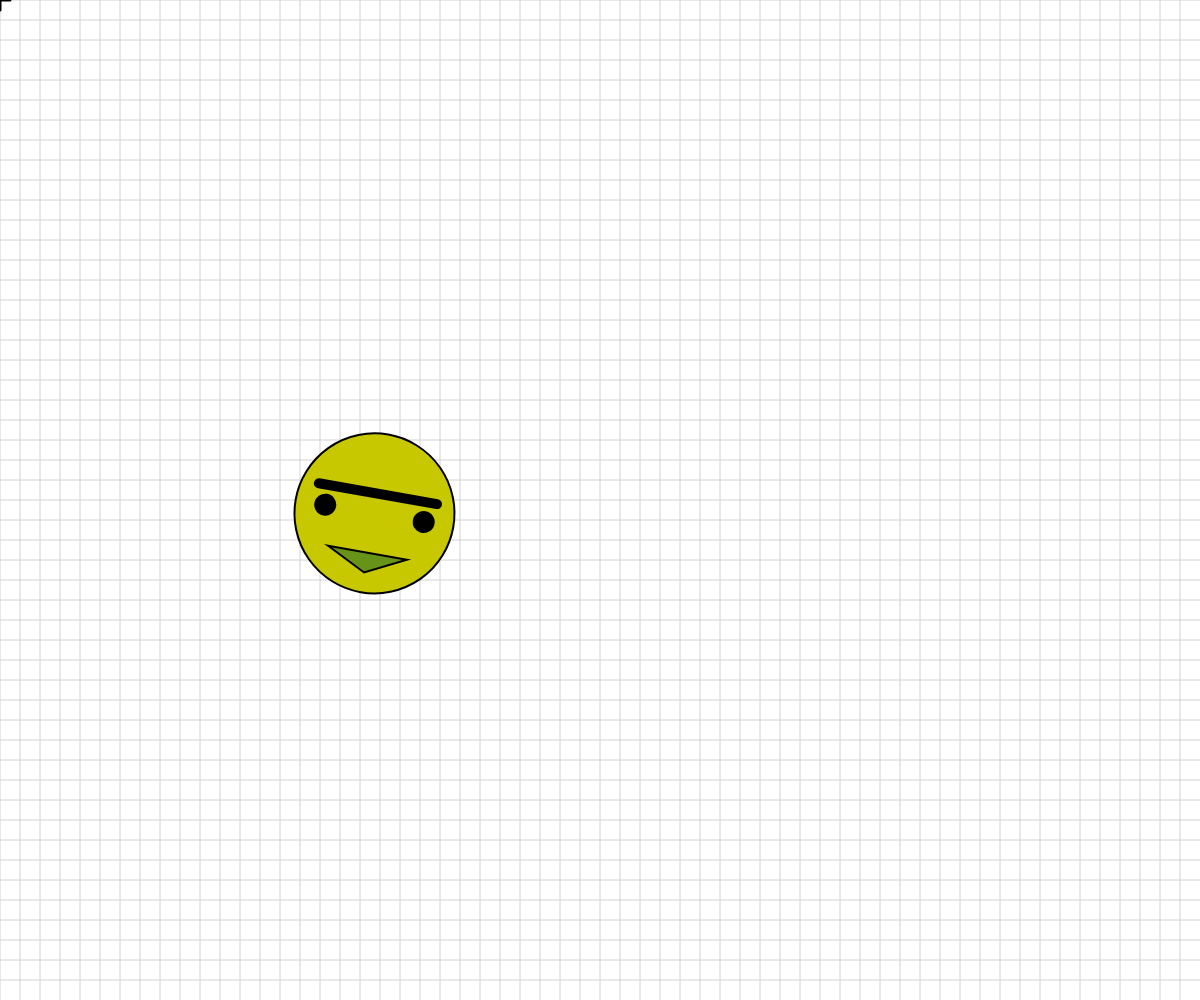
Frame 1 (no input)
Frame 60 (no input): identical to frame 1, image omitted
Frame 120 (the mouse pressed at the canvas centre since frame 60): identical to frame 1, image omitted

The p5.js sketch that drew this single still picture (run headless with seeded random() and noise() and a simulated clock; from frame 60 on, the mouse is pressed at the canvas centre):

// p5.js sketch
// ── sketch.js
//Transformations Demo
//Vlad Atamanchuk
//Oct 23, 2023
//



// Basic Transformations Sandbox


let originalSpacing = 20;


function setup() {
  createCanvas(windowWidth, windowHeight);
}

function draw() {
  background(255);
  drawBasicGrid(210);


  //transformation one: TRANSLATION
  // push();   //creates a copy of the current coordinates
  // translate(100,100); //moves the origin 
  // drawBasicGrid(100);
  // rectangleRed(0,0);
  // pop();  //discard coordinate system return to previous.
 
  // rectangleBlue(0,0);
  //add push()  pop()

  


  //transformation two: SCALE
  // rectMode(CORNER);
  // rectangleRed(40,0);
  // let scaleAmount = map(mouseX,0,mouseY,0.3,6);
  // translate(100,100);
  // scale(scaleAmount);
  // drawBasicGrid(100);
  // rectMode(CENTER);
  // rectangleBlue(0,0);
  



  //transformation three: ROTATION
  //reminder: rotations are measured in radians, not degrees! Functions can help with the conversion...
  // rectMode(CENTER);
  // //FrameCount > what frame we are on.
  // translate(width/2,height/2);
  // face(0,0);
  // rotate(radians(frameCount*100));
  // rectangleBlue(100,0);

  
  

  //Combinations of Transformations
  push();
  translate(50,50);
  scale(2);
  rotate(radians(10));
  face(200,200);
  pop();

}


function face(x, y) {
  //draw a face at x,y
  push();
  translate(x,y);
  ellipseMode(CENTER);
  fill(200,200,0);
  stroke(0);
  ellipse(0,0,80,80);
  fill(90, 140, 30, 220);
  triangle(-20, 20, 20, 20, 0, 30);
  fill(0);
  ellipse(-25,0,10,10);
  ellipse(25,0,10,10);
  strokeWeight(5);
  line(-30,-10,30,-10);
  strokeWeight(1);
  pop();

}

function rectangleRed(x, y) {
  //draw a red rectangle at x,y (sized 50 pixels square) - to visualize what happens to the coordinate system
  //when different basic transformations are applied.
  noStroke();
  fill(255, 0, 0, 150);
  rect(x, y, 50, 50);

}

function rectangleBlue(x, y) {
  //draw a red rectangle at x,y (sized 50 pixels square) - to visualize what happens to the coordinate system
  //when different basic transformations are applied.
  noStroke();
  fill(0, 0, 255, 150);
  rect(x, y, 50, 50);

}

function drawBasicGrid(shade) {
  //draw the normal cartesian Coordinate Grid, in a light color. Spaced at 20 px by default
  stroke(shade);
  for (let x = 0; x < width; x += 20) {
    line(x, 0, x, height);
  }
  for (let y = 0; y < height; y += 20) {
    line(0, y, width, y);
  }

  //Draw "X" at the origin
  strokeWeight(3);
  stroke(0);
  line(-10,0,10,0);
  line(0,10,0,-10);
  strokeWeight(1);
}
